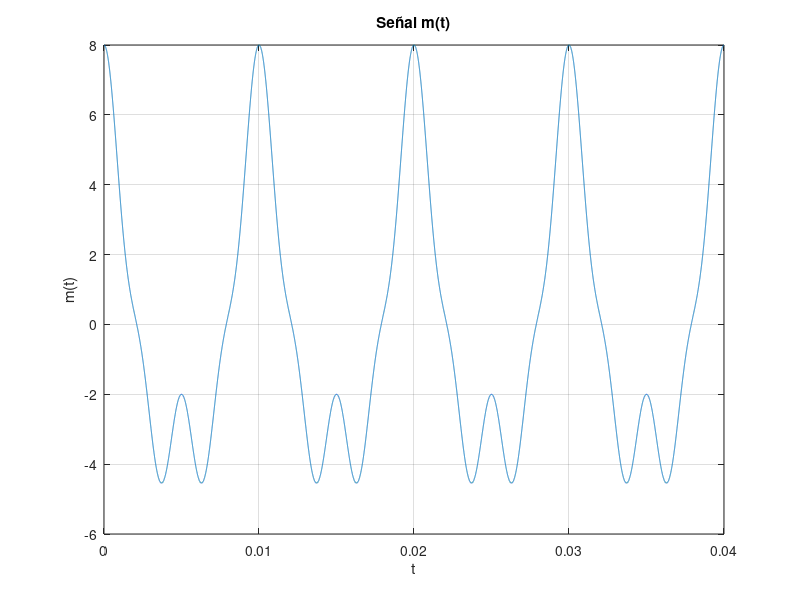
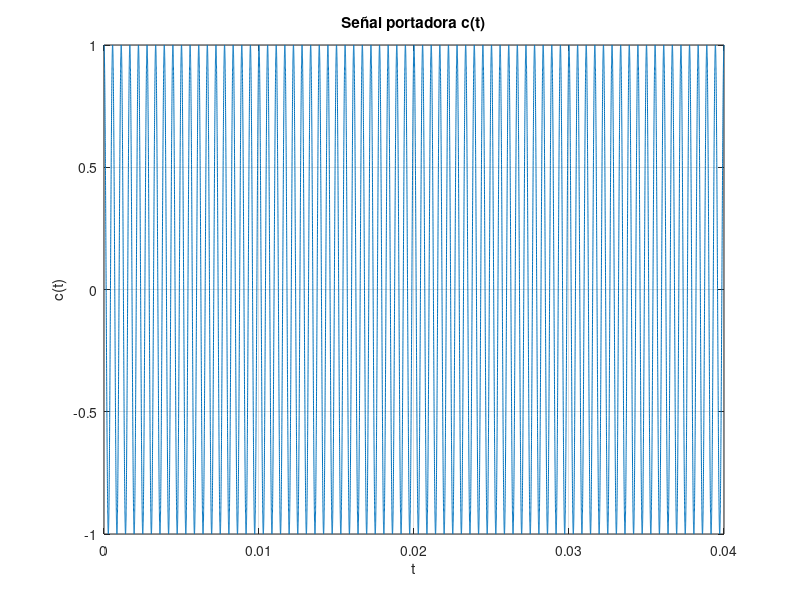
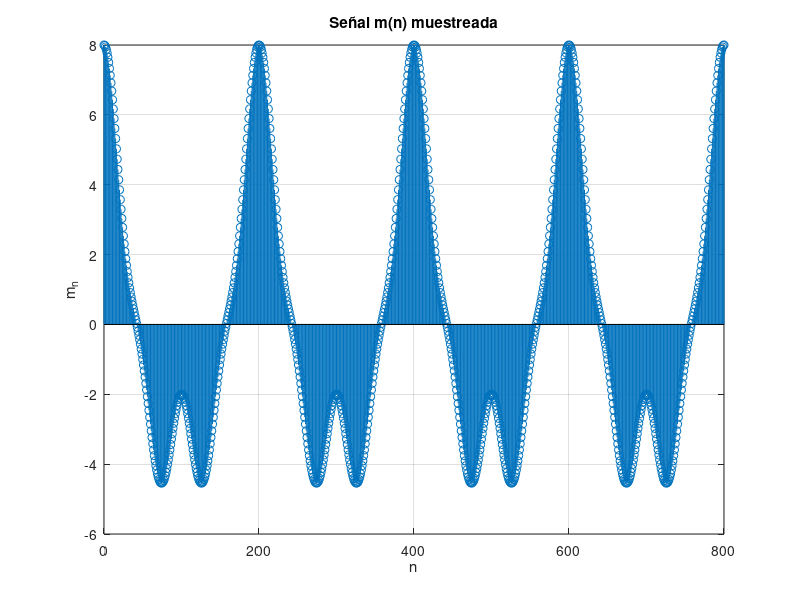
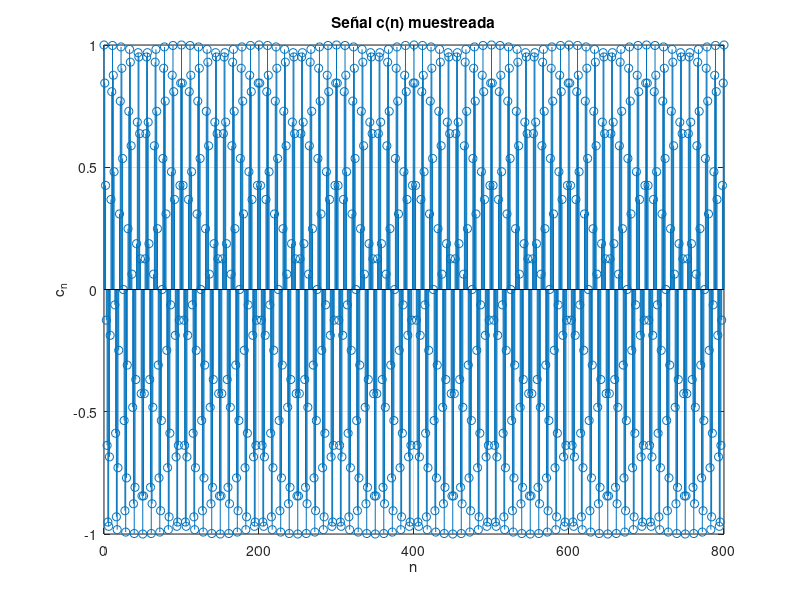

The MATLAB script that drew these images, in order: (Note: this script raises an error after producing the figures.)
clear all
close all 

fs=20000; %Frencuencia de muestreo digital
Fs=50*fs; %Frecuencia de muestreo señal analogica
fc=1800; %Frecuencia de portadora
ts=1/Fs; %ts señal digital
t=0:ts:0.04; %tiempo señal analogica

%construccion de señal analogica m
m=5*cos(2*pi*100*t)+2*cos(2*pi*200*t)+cos(2*pi*400*t); 
%la portadora 
c=cos(2*pi*fc*t); 

figure (1)
plot(t,m)
title('Señal m(t)'); 
xlabel('t')
ylabel('m(t)')
grid on 

figure(2)
plot(t,c)
title('Señal portadora c(t)')
xlabel('t')
ylabel('c(t)')
grid on

%Muestreamos las señales m(t) y c(t) 

n=0:800;
N=length(n);
%señal m muestreada
m_n=5*cos(2*pi*(100/fs)*n)+2*cos(2*pi*(200/fs)*n)+cos(2*pi*(400/fs)*n); 
%señal c muestreada
c_n=cos(2*pi*(fc/fs)*n);

figure(3)
stem(n,m_n)
title('Señal m(n) muestreada')
xlabel('n')
ylabel('m_n')
grid on

figure(4)
stem(n,c_n)
title('Señal c(n) muestreada')
xlabel('n')
ylabel('c_n')
grid on

%Sacamos Transformada de Fourier 
M_filtro=fftshift(fft(m_n,N));
f=linspace(-fs/2, fs/2,N); 
figure(5)
plot(f,abs(M_filtro))
grid on
title('Espectro de |M(f)|')
xlabel('f');
ylabel('|M(f)|')
%Transformada de Fourier señal portadora 
C=fftshift(fft(c_n,N)); 
figure(6)
plot(f,abs(C))
grid on
title('Espectro de |C(f)|')
xlabel('f');
ylabel('|C(f)|')

%Obtenemos la señal modulada

y_n=m_n.*c_n; 
figure(7)
stem(n,y_n)
title('Señal modulada en tiempo discreto y(n)')
xlabel('n')
ylabel('y(n)')
grid on


Y=fftshift(fft(y_n,N)); 
figure(8)
plot(f,abs(Y))
grid on
title('Espectro de señal modulada |Y(f)|')
xlabel('f');
ylabel('|Y(f)|')

%Diseñamos el filtro FIR Asimetrico con M=101

M_filtro=101;
B=B(M_filtro);
H = [zeros(1,7) 0.2 0.8 ones(1,11) 0.8 0.2 zeros(1,28)]';
w=-pi:0.001:pi;
h=inv(B)*H;
h=[h;0;-flipud(h)];
figure(11)
stem(h);
axis([0 100 -0.25 0.25])
title ('Filtro asimetrico h(n)')
ylabel('n')
xlabel('h(n)')
grid on
H=0;
for n=0:((M_filtro-3)/2)
    H=H+2*h(n+1)*sin(((M_filtro-1)/2-n)*w);
end
figure(12)
plot(w,20*log10(abs(H)));
axis([-pi pi -100 20])
grid on;
title('Espectro de Filtro FIR ')
ylabel ('dB')
xlabel ('w')

%Obtenemos la señal SSB 
yssb=conv(y_n,h); 
figure (13)
stem(yssb)
title('Señal y_{ssb}(n)')
axis([0 300 -6 6])
ylabel('y_{ssb}(n)')
xlabel('n')
grid on; 

YSSB=fftshift(fft(yssb,N)); 
figure(14)
plot(f, abs(YSSB)); 
title('Espectro de magnitud de Y_{ssb}(f)')
xlabel('f[Hz]')
ylabel('|Y_{ssb}|')
grid on

%DEMODULACION 

r_n=yssb(50:250).*c_n; 
figure(15)
stem(r_n)
axis([0 200 -4 6])
title('Señal r(n)=y_{ssb}(n)c(n) en tiempo discreto')
xlabel('n')
ylabel('r(n)')
grid on


R=fftshift(fft(r_n,N)); 
figure(16)
plot(f,abs(R))
grid on
title('Espectro de señal |R(f)|')
xlabel('f');
ylabel('|R(f)|')
%Diseñamos el filtro FIR Simetrico con M=100
M_filtro2 = 100;
A = A(M_filtro2);
H = [ones(1,16) 0.5 zeros(1,33)]';

h = inv(A)*H;

h=[h; flipud(h)];

figure(17)
stem(h);
title('Filtro h(n)')
grid on
w=-pi:0.001:pi;
Hr=0;
for n=0:M_filtro2/2 - 1
   Hr = Hr + 2*h(n+1)*cos((((M_filtro2-1)/2)-n)*w); 
end
figure(18)
plot(w, 20*log10(abs(Hr)));
grid on
title('Espectro de filtro FIR simetrico')
axis([-pi pi -120 10]);


%Recuperamos m2

m2=conv(r_n,h); 
figure(19)
stem(m2)
grid on
title('Señal recuperada m2(n)')

M2=fftshift(fft(m2,N)); 
figure(20)
plot(f,abs(M2))
grid on
title('Espectro de M2(n)')
